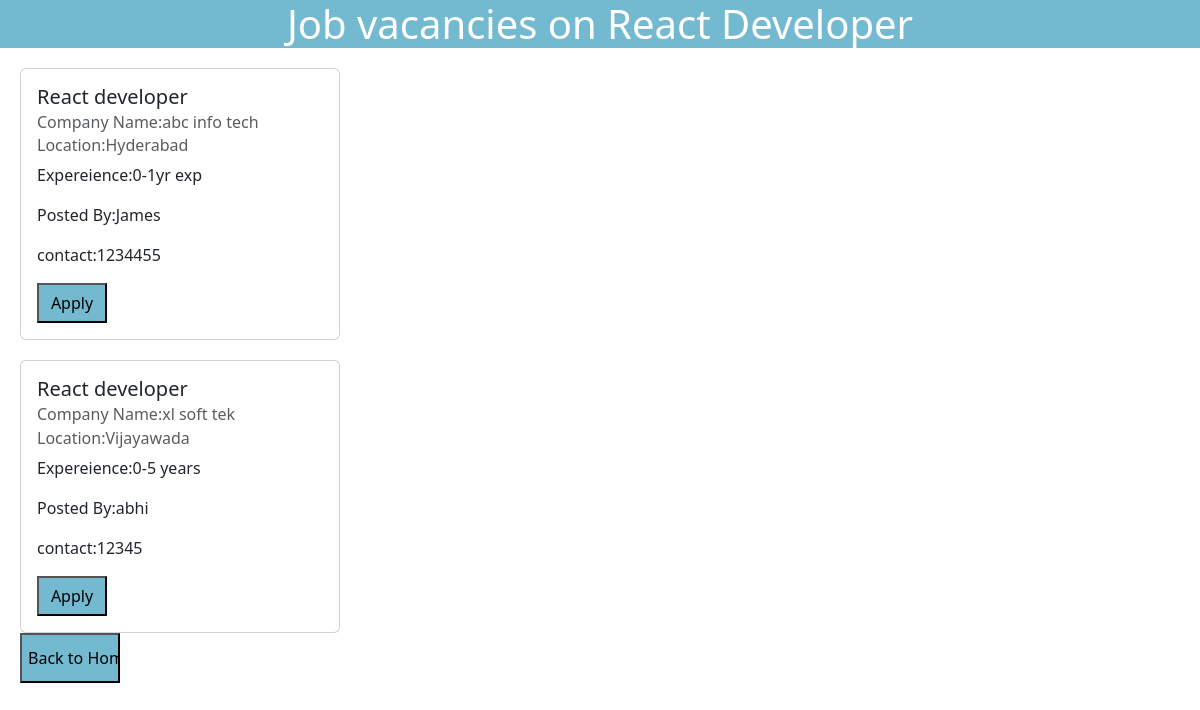
Page /react_developer/ on the committed database.
### JobHUB/models.py (models this page shows, shortened)
class jobcreate(models.Model):
    company=models.CharField(max_length=30,default="abc info tech",null=True, blank=True)
    experience =models.CharField(max_length=30,default="0-1yr exp")
    location=models.CharField(max_length=20,default="Hyderabad")
    username=models.CharField(max_length=20,default="James", null=True, blank=True)
    mobile=models.CharField(max_length=10,default=calculate_default_mobile)
    job_role= models.CharField(max_length=30,default="React developer", null=True, blank=True)

### JobHUB/views.py (the view)
# urls.py: path('react_developer/',views.react_developer,name="react_developer"),
def react_developer(request):
    React=jobcreate.objects.filter(job_role='React developer')
    context={
      'React':React,
       }
    template=loader.get_template('react_developer.html')
    return HttpResponse(template.render(context,request))

### JobHUB/templates/react_developer.html (shortened to what this page needs)
<!DOCTYPE html>
<html lang="en">
<head>
    <link href="https://cdn.jsdelivr.net/npm/bootstrap@5.3.0/dist/css/bootstrap.min.css" rel="stylesheet">
</head>
<body>
    <h1 style=" background-color: rgba(115, 185, 208, 1);text-align:center;color:white">Job vacancies on React Developer</h1>
    {% for x in React%}
    <div class="card" style="width:20rem;margin-left:20px;margin-top:20px">
        <div class="card-body">
          <h5 class="card-title">{{x.job_role}}</h5>
          <h6 class="card-subtitle mb-2 text-body-secondary">Company Name:{{x.company}}</h6>
          <h6 class="card-subtitle mb-2 text-body-secondary">Location:{{x.location}}</h6>
          <p class="card-text">Expereience:{{x.experience}}</p>
          <p class="card-text">Posted By:{{x.username}}</p>
          <p>contact:{{x.mobile}}</p>
          <a href="{% url 'success'%}" class="card-link"> <input type="submit" value="Apply" style=" background-color: rgba(115, 185, 208, 1);height:40px;width:70px"></a>
        </div>
      </div>
      {% endfor %}
      <a href="{% url 'home'%}"style="margin-left:20px"><input type='submit' value="Back to Home"style="background-color: rgba(115, 185, 208, 1); ; width:100px; height:50px;"></a>
</body>
</html>

### rows in the picture
jobcreate: job_role "React developer", company "abc info tech", location "Hyderabad", experience "0-1yr exp", username "James", mobile "1234455"
jobcreate: job_role "React developer", company "xl soft tek", location "Vijayawada", experience "0-5 years", username "abhi", mobile "12345"
